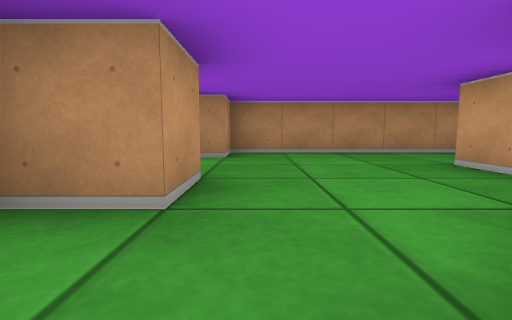
[1] (above)

23 first-person views from a walk through a cub3D ray-caster map. The camera is about half as high as the walls, tilts 6° down and sees 85° across. The floor is counted in squares. Each view is taken from the middle of a square. On the plan, view 1 faces up. The plan holds only what a view shows up to about 9 squares ahead; the rest is blank.

[2]
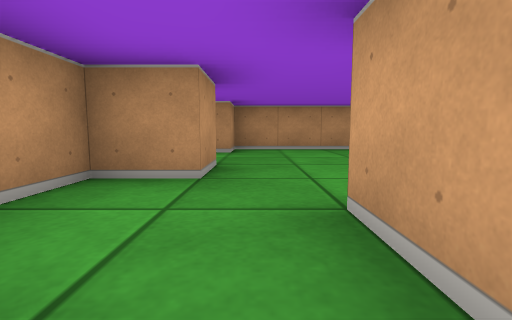

[3]
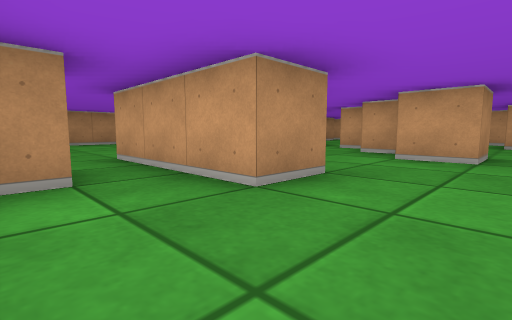

[4]
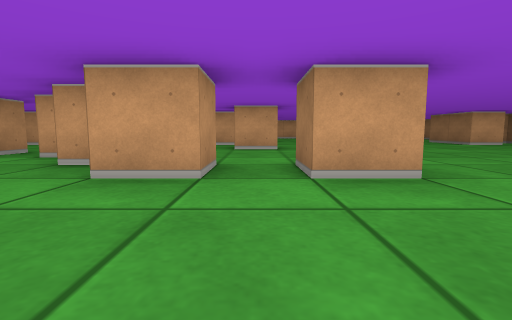

[5]
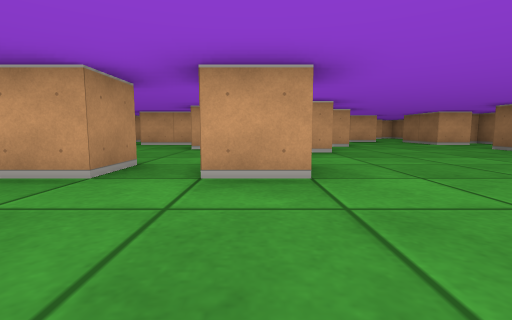

[6]
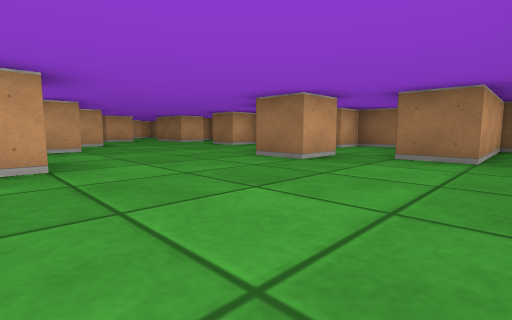

[7]
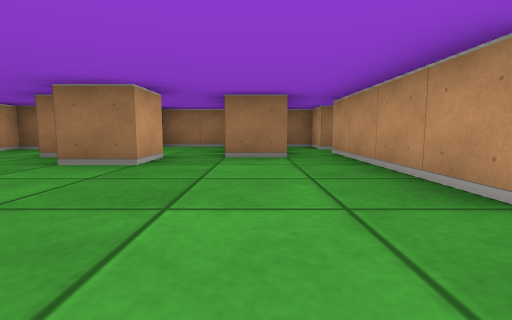

[8]
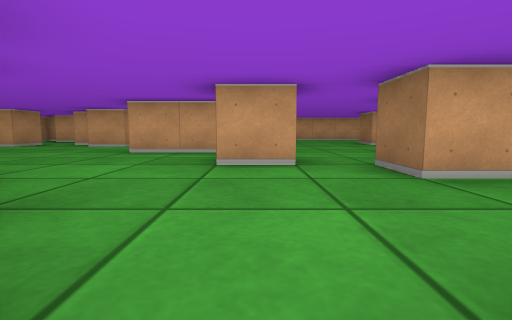

[9]
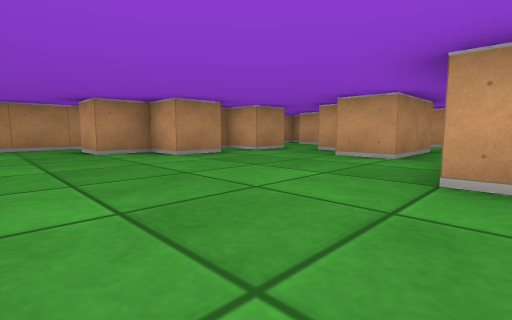

[10]
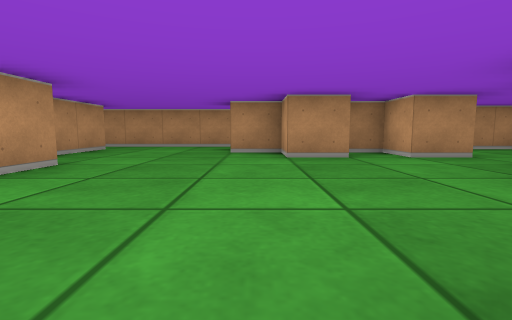

[11]
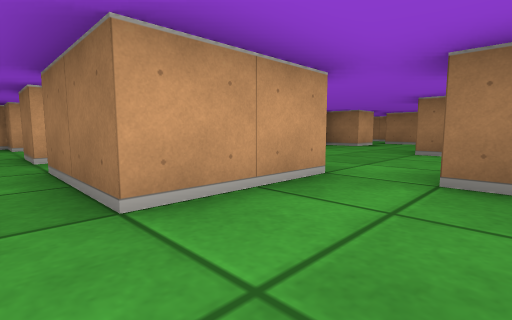

[12]
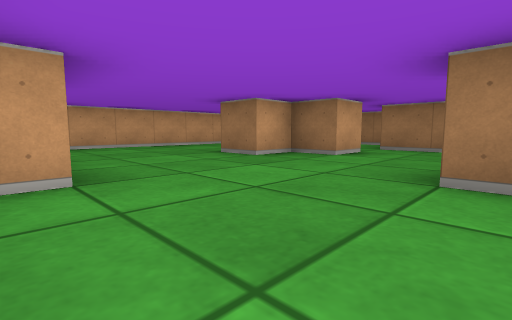

[13]
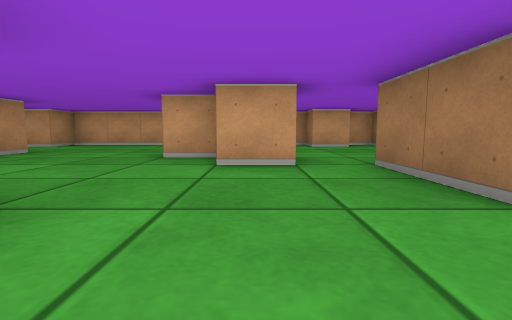

[14]
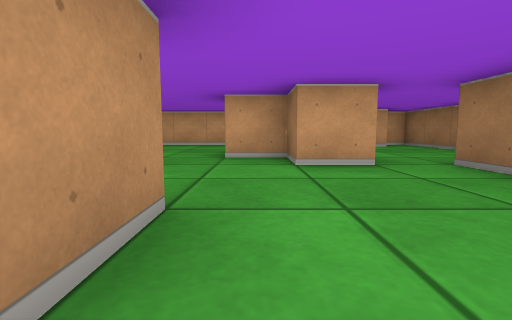

[15]
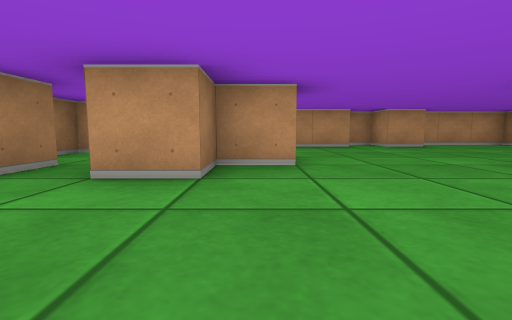

[16]
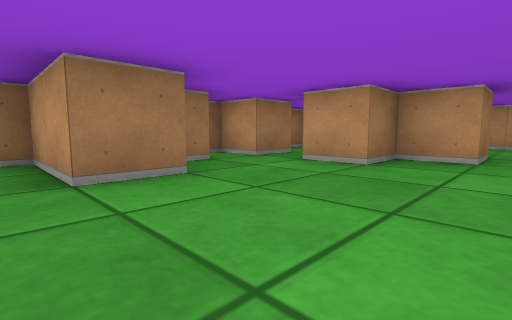

[17]
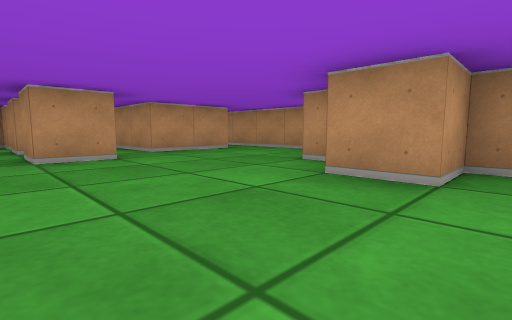

[18]
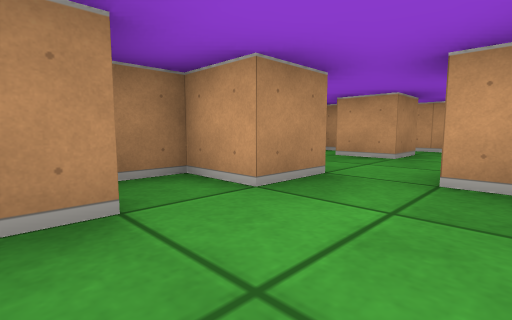

[19]
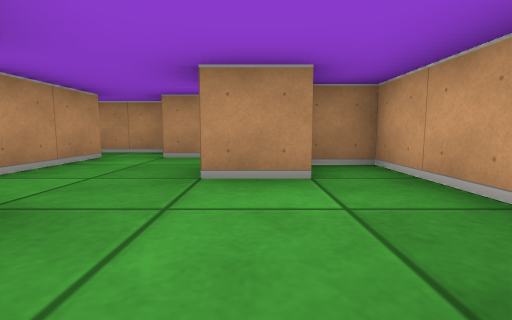

[20]
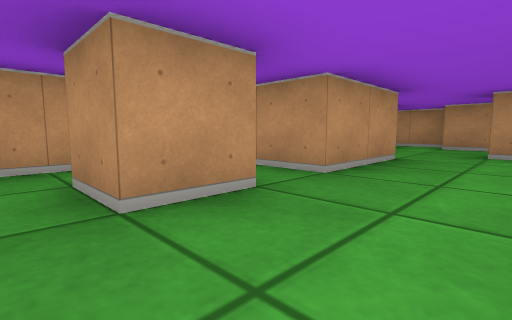

[21]
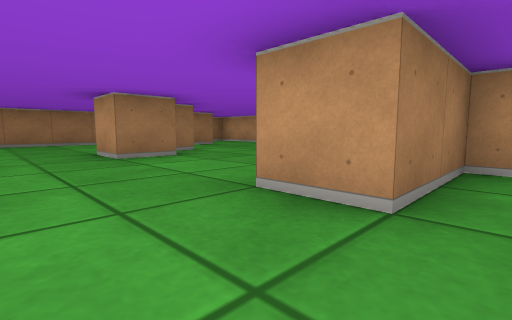

[22]
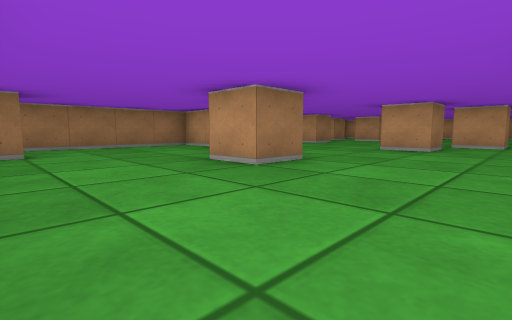

[23]
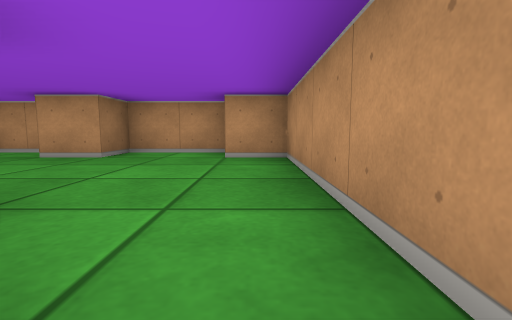

### Floor plan
Key: @ floor where view 1 was taken; # wall or solid block; . floor.
Columns run from 2 left of view 1 to 17 right of it. Each row starts with its distance up from view 1.
  6  ###########  ###
  5 ##..........  ..##
  4 #..... #...####..###
  3 #....###...##.#..#.#
  2 ##... .............#
  1 #..## #.#......#...
  0 #.@#..........##..##
 -1 ##.#  .##..........#
 -2 #..#..##....##.#..##
 -3 #.....#.....##....##
 -4 #.........#..###...#
 -5 ##....#............#
 -6 #........#.........#
 -7 ##.........#.......#
 -8  #............##...#
 -9  #...#........#....#
-10  #.#.##............#
-11  ..#.....#..##....##
-12  #.#..#.##...#.....#
-13  ###################

Positions as (right, up) in squares from view 1, and headings:
1: (0, 0), facing up
2: (0, -1), facing up
3: (-1, -4), facing up-right
4: (1, -4), facing right
5: (1, -5), facing right
6: (0, -5), facing down-right
7: (1, -5), facing down
8: (4, -4), facing right
9: (7, -2), facing up-right
10: (9, -2), facing up
11: (8, -1), facing down-right
12: (9, -4), facing down-right
13: (8, -9), facing right
14: (8, -8), facing right
15: (7, -9), facing left
16: (8, -8), facing down-left
17: (11, 0), facing up-left
18: (10, 1), facing up-right
19: (15, 0), facing up
20: (15, -3), facing up-left
21: (15, -3), facing down-left
22: (16, -5), facing down-left
23: (4, 5), facing left
